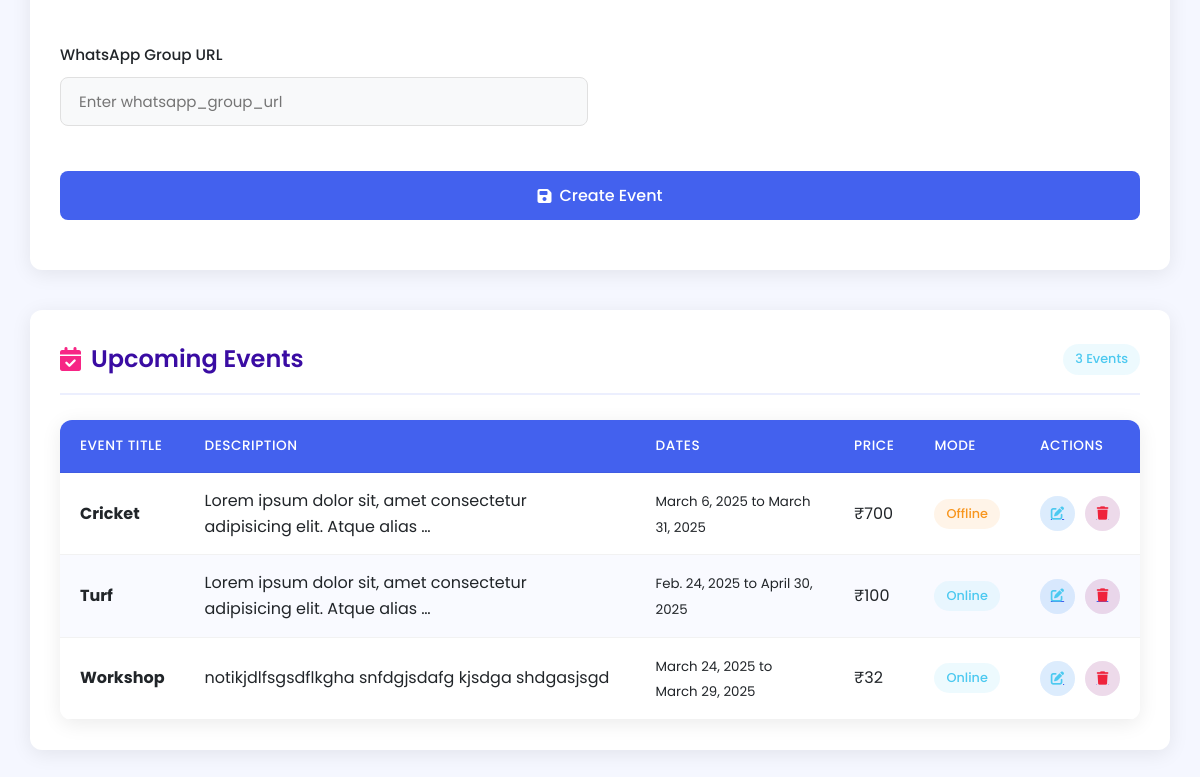
The app's page /dashboard/ (signed in, lower part), older data.
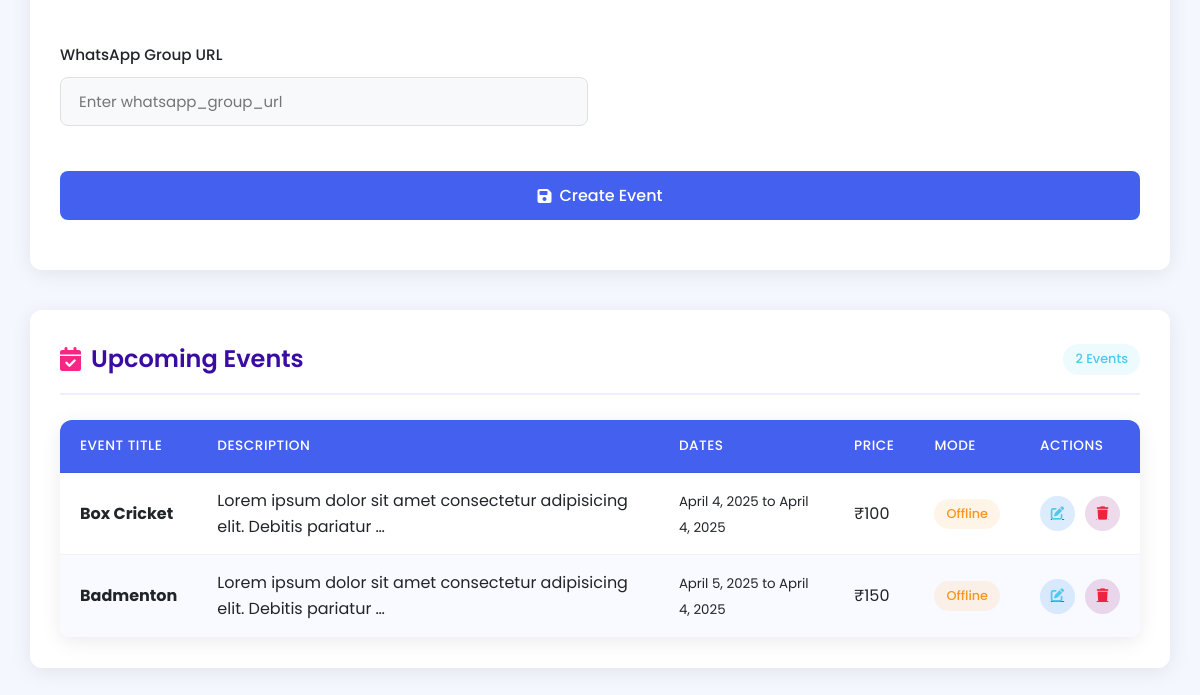
The same page, newer data.
### dashboard/models.py (models this page shows, shortened)
class Events(models.Model):
    title = models.CharField(max_length=200)
    content = models.TextField(null=True,blank=True)
    rules = models.TextField(null=True,blank=True)
    event_date =  models.DateField(null=True,blank=True)
    from_date = models.DateField(null=True,blank=True)
    to_date = models.DateField(null=True,blank=True)
    tags = models.CharField(max_length=200,null=True,blank=True)
    price = models.IntegerField(null=True,blank=True)
    mode = models.CharField(max_length=200,null=True,blank=True)
    poster_url = models.URLField(max_length=500,null=True,blank=True)
    whatsapp_group_url = models.URLField(max_length=500,null=True,blank=True)

### dashboard/views.py (the view)
# urls.py: path('',dashboard, name='dashboard'),
@login_required(login_url="admin-login")
def dashboard(request):
    events_obj = Events.objects.all()
    return render(request,"dashboard/dashboard.html",{"events_obj":events_obj})

### templates/dashboard/dashboard.html (shortened to what this page needs)
<!DOCTYPE html>
<html lang="en">
<head>
    <link rel="stylesheet" href="https://cdnjs.cloudflare.com/ajax/libs/font-awesome/6.4.0/css/all.min.css">
</head>
<body>
    <div class="container">
        <div class="card">
            <form action="{% url 'add-event' %}" method="post">
                <div class="form-grid">
                    <div class="form-group">
                        <label for="whatsapp_group_url">WhatsApp Group URL</label>
                        <div class="input-wrapper">
                            <input type="text" name="whatsapp_group_url" id="whatsapp_group_url" placeholder="Enter whatsapp_group_url">
                        </div>
                    </div>
                    <div class="form-group full-width">
                        <button type="submit" class="btn btn-primary btn-block">
                            <i class="fas fa-save"></i> Create Event
                        </button>
                    </div>
                </div>
            </form>
        </div>
        <div class="card">
            <div class="card-header">
                <div class="card-title"><i class="fas fa-calendar-check"></i> Upcoming Events</div>
                <div class="card-actions">
                    <span class="status-badge status-online">{{ events_obj|length }} Events</span>
                </div>
            </div>
            <div class="table-responsive">
                <table>
                    <thead>
                        <tr>
                            <th>Event Title</th>
                            <th>Description</th>
                            <th>Dates</th>
                            <th>Price</th>
                            <th>Mode</th>
                            <th>Actions</th>
                        </tr>
                    </thead>
                    <tbody>
                        {% for event in events_obj %}
                        <tr>
                            <td><strong>{{ event.title }}</strong></td>
                            <td>{{ event.content|truncatewords:10 }}</td>
                            <td>
                                <small>{{ event.from_date }} to {{ event.to_date }}</small>
                            </td>
                            <td>₹{{ event.price }}</td>
                            <td>
                                <span class="status-badge {% if event.mode == 'Online' %}status-online{% else %}status-offline{% endif %}">
                                    {{ event.mode }}
                                </span>
                            </td>
                            <td>
                                <div class="action-btns">
                                    <a href="{% url 'event-detail-dashboard' event.id %}" class="btn-action view" title="View">
                                    <button class="btn-action edit" title="Edit">
                                        <i class="fas fa-edit"></i>
                                    </button>
                                    </a>
                                    <a href="{% url 'event-detail' event.id %}" class="btn-action view" title="View">
                                    <button class="btn-action delete" title="Delete">
                                        <i class="fas fa-trash"></i>
                                    </button>
                                </a>
                                </div>
                            </td>
                        </tr>
                        {% endfor %}
                    </tbody>
                </table>
            </div>
        </div>
    </div>
</body>
</html>

Row changes from the older to the newer data that the page shows:
removed Events: title "Cricket", content "Lorem ipsum dolor sit, amet consectetur adipisicing elit. Atque alias …", from_date "March 6, 2025", to_date "March 31, 2025", price "700", mode "Offline"
removed Events: title "Turf", content "Lorem ipsum dolor sit, amet consectetur adipisicing elit. Atque alias …", from_date "Feb. 24, 2025", to_date "April 30, 2025", price "100", mode "Online"
removed Events: title "Workshop", content "notikjdlfsgsdflkgha snfdgjsdafg kjsdga shdgasjsgd", from_date "March 24, 2025", to_date "March 29, 2025", price "32", mode "Online"
added Events: title "Box Cricket", content "Lorem ipsum dolor sit amet consectetur adipisicing elit. Debitis pariatur …", from_date "April 4, 2025", to_date "April 4, 2025", price "100", mode "Offline"
added Events: title "Badmenton", content "Lorem ipsum dolor sit amet consectetur adipisicing elit. Debitis pariatur …", from_date "April 5, 2025", to_date "April 4, 2025", price "150", mode "Offline"
Text that changed along with them:
{{ events_obj|length }}: "3" → "2"
